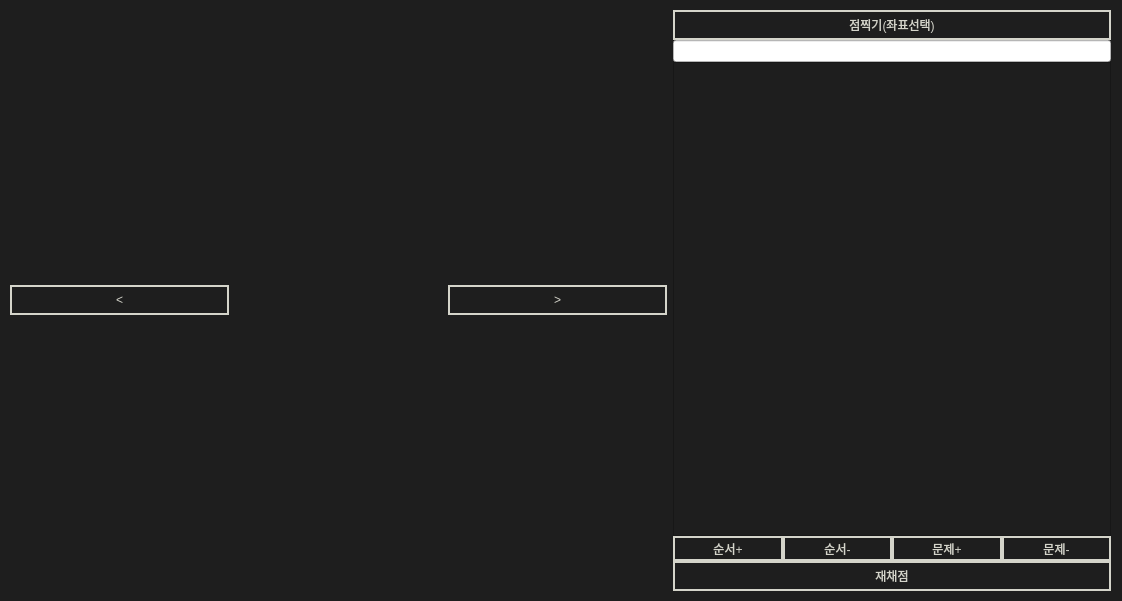
<?xml version="1.0" encoding="UTF-8"?>
<ui version="4.0">
 <class>Form</class>
 <widget class="QWidget" name="Form">
  <property name="geometry">
   <rect>
    <x>0</x>
    <y>0</y>
    <width>1122</width>
    <height>601</height>
   </rect>
  </property>
  <property name="windowTitle">
   <string>Form</string>
  </property>
  <property name="styleSheet">
   <string notr="true">background-color:rgb(30, 30, 30)</string>
  </property>
  <widget class="QWidget" name="horizontalLayoutWidget">
   <property name="geometry">
    <rect>
     <x>10</x>
     <y>10</y>
     <width>1101</width>
     <height>581</height>
    </rect>
   </property>
   <layout class="QHBoxLayout" name="HBlayout" stretch="3,2">
    <property name="sizeConstraint">
     <enum>QLayout::SetMaximumSize</enum>
    </property>
    <item>
     <layout class="QVBoxLayout" name="verticalLayout_32" stretch="2,0">
      <property name="spacing">
       <number>0</number>
      </property>
      <item>
       <layout class="QVBoxLayout" name="verticalLayout_3"/>
      </item>
      <item>
       <layout class="QHBoxLayout" name="horizontalLayout_2">
        <item>
         <widget class="QToolButton" name="prevBtn">
          <property name="sizePolicy">
           <sizepolicy hsizetype="Minimum" vsizetype="Fixed">
            <horstretch>0</horstretch>
            <verstretch>0</verstretch>
           </sizepolicy>
          </property>
          <property name="minimumSize">
           <size>
            <width>200</width>
            <height>30</height>
           </size>
          </property>
          <property name="styleSheet">
           <string notr="true">color: rgb(212, 212, 202);
background-color: rgb(30, 30, 30);
border: 2px solid rgb(212, 212, 202);</string>
          </property>
          <property name="text">
           <string>&lt;</string>
          </property>
         </widget>
        </item>
        <item>
         <widget class="QLabel" name="Page">
          <property name="styleSheet">
           <string notr="true">color: rgb(212, 212, 202);
</string>
          </property>
          <property name="text">
           <string/>
          </property>
          <property name="alignment">
           <set>Qt::AlignCenter</set>
          </property>
         </widget>
        </item>
        <item>
         <widget class="QToolButton" name="nextBtn">
          <property name="sizePolicy">
           <sizepolicy hsizetype="Minimum" vsizetype="Fixed">
            <horstretch>0</horstretch>
            <verstretch>0</verstretch>
           </sizepolicy>
          </property>
          <property name="minimumSize">
           <size>
            <width>200</width>
            <height>30</height>
           </size>
          </property>
          <property name="styleSheet">
           <string notr="true">color: rgb(212, 212, 202);
background-color: rgb(30, 30, 30);
border: 2px solid rgb(212, 212, 202);</string>
          </property>
          <property name="text">
           <string>&gt;</string>
          </property>
         </widget>
        </item>
       </layout>
      </item>
     </layout>
    </item>
    <item>
     <layout class="QVBoxLayout" name="VBlayout" stretch="1,6">
      <property name="spacing">
       <number>0</number>
      </property>
      <property name="sizeConstraint">
       <enum>QLayout::SetMaximumSize</enum>
      </property>
      <item>
       <layout class="QVBoxLayout" name="verticalLayout_5">
        <item>
         <widget class="QToolButton" name="btnPixInfo">
          <property name="sizePolicy">
           <sizepolicy hsizetype="Minimum" vsizetype="Fixed">
            <horstretch>0</horstretch>
            <verstretch>0</verstretch>
           </sizepolicy>
          </property>
          <property name="minimumSize">
           <size>
            <width>0</width>
            <height>30</height>
           </size>
          </property>
          <property name="styleSheet">
           <string notr="true">color: rgb(212, 212, 202);
background-color: rgb(30, 30, 30);
border: 2px solid rgb(212, 212, 202);</string>
          </property>
          <property name="text">
           <string>점찍기(좌표선택)</string>
          </property>
         </widget>
        </item>
        <item>
         <widget class="QLineEdit" name="editPixInfo">
          <property name="sizePolicy">
           <sizepolicy hsizetype="Minimum" vsizetype="Fixed">
            <horstretch>0</horstretch>
            <verstretch>0</verstretch>
           </sizepolicy>
          </property>
          <property name="styleSheet">
           <string notr="true">
background-color:white;
</string>
          </property>
          <property name="text">
           <string/>
          </property>
         </widget>
        </item>
        <item>
         <widget class="QTableWidget" name="qList">
          <property name="sizePolicy">
           <sizepolicy hsizetype="Minimum" vsizetype="Minimum">
            <horstretch>0</horstretch>
            <verstretch>0</verstretch>
           </sizepolicy>
          </property>
          <property name="styleSheet">
           <string notr="true">QTableWidget {
    color : rgb(212,212,202)
}

QTableWidget::item:selected {
	color : rgb(30,30,30)
    background-color: rgb(212,212,202);
}</string>
          </property>
         </widget>
        </item>
        <item>
         <layout class="QHBoxLayout" name="horizontalLayout_3">
          <item>
           <widget class="QToolButton" name="upRow">
            <property name="sizePolicy">
             <sizepolicy hsizetype="Minimum" vsizetype="Fixed">
              <horstretch>0</horstretch>
              <verstretch>0</verstretch>
             </sizepolicy>
            </property>
            <property name="minimumSize">
             <size>
              <width>0</width>
              <height>20</height>
             </size>
            </property>
            <property name="styleSheet">
             <string notr="true">color: rgb(212, 212, 202);
background-color: rgb(30, 30, 30);
border: 2px solid rgb(212, 212, 202);</string>
            </property>
            <property name="text">
             <string>순서+</string>
            </property>
           </widget>
          </item>
          <item>
           <widget class="QToolButton" name="downRow">
            <property name="sizePolicy">
             <sizepolicy hsizetype="Minimum" vsizetype="Fixed">
              <horstretch>0</horstretch>
              <verstretch>0</verstretch>
             </sizepolicy>
            </property>
            <property name="styleSheet">
             <string notr="true">color: rgb(212, 212, 202);
background-color: rgb(30, 30, 30);
border: 2px solid rgb(212, 212, 202);</string>
            </property>
            <property name="text">
             <string>순서-</string>
            </property>
           </widget>
          </item>
          <item>
           <widget class="QToolButton" name="addRow">
            <property name="sizePolicy">
             <sizepolicy hsizetype="Minimum" vsizetype="Fixed">
              <horstretch>0</horstretch>
              <verstretch>0</verstretch>
             </sizepolicy>
            </property>
            <property name="minimumSize">
             <size>
              <width>0</width>
              <height>20</height>
             </size>
            </property>
            <property name="styleSheet">
             <string notr="true">color: rgb(212, 212, 202);
background-color: rgb(30, 30, 30);
border: 2px solid rgb(212, 212, 202);</string>
            </property>
            <property name="text">
             <string>문제+</string>
            </property>
           </widget>
          </item>
          <item>
           <widget class="QToolButton" name="subRow">
            <property name="sizePolicy">
             <sizepolicy hsizetype="Minimum" vsizetype="Fixed">
              <horstretch>0</horstretch>
              <verstretch>0</verstretch>
             </sizepolicy>
            </property>
            <property name="styleSheet">
             <string notr="true">color: rgb(212, 212, 202);
background-color: rgb(30, 30, 30);
border: 2px solid rgb(212, 212, 202);</string>
            </property>
            <property name="text">
             <string>문제-</string>
            </property>
           </widget>
          </item>
         </layout>
        </item>
       </layout>
      </item>
      <item>
       <layout class="QVBoxLayout" name="verticalLayout_6">
        <item>
         <widget class="QToolButton" name="startScoring">
          <property name="sizePolicy">
           <sizepolicy hsizetype="Minimum" vsizetype="Fixed">
            <horstretch>0</horstretch>
            <verstretch>0</verstretch>
           </sizepolicy>
          </property>
          <property name="minimumSize">
           <size>
            <width>0</width>
            <height>30</height>
           </size>
          </property>
          <property name="styleSheet">
           <string notr="true">color: rgb(212, 212, 202);
background-color: rgb(30, 30, 30);
border: 2px solid rgb(212, 212, 202);</string>
          </property>
          <property name="text">
           <string>재채점</string>
          </property>
         </widget>
        </item>
       </layout>
      </item>
     </layout>
    </item>
   </layout>
  </widget>
 </widget>
 <resources/>
 <connections/>
</ui>
